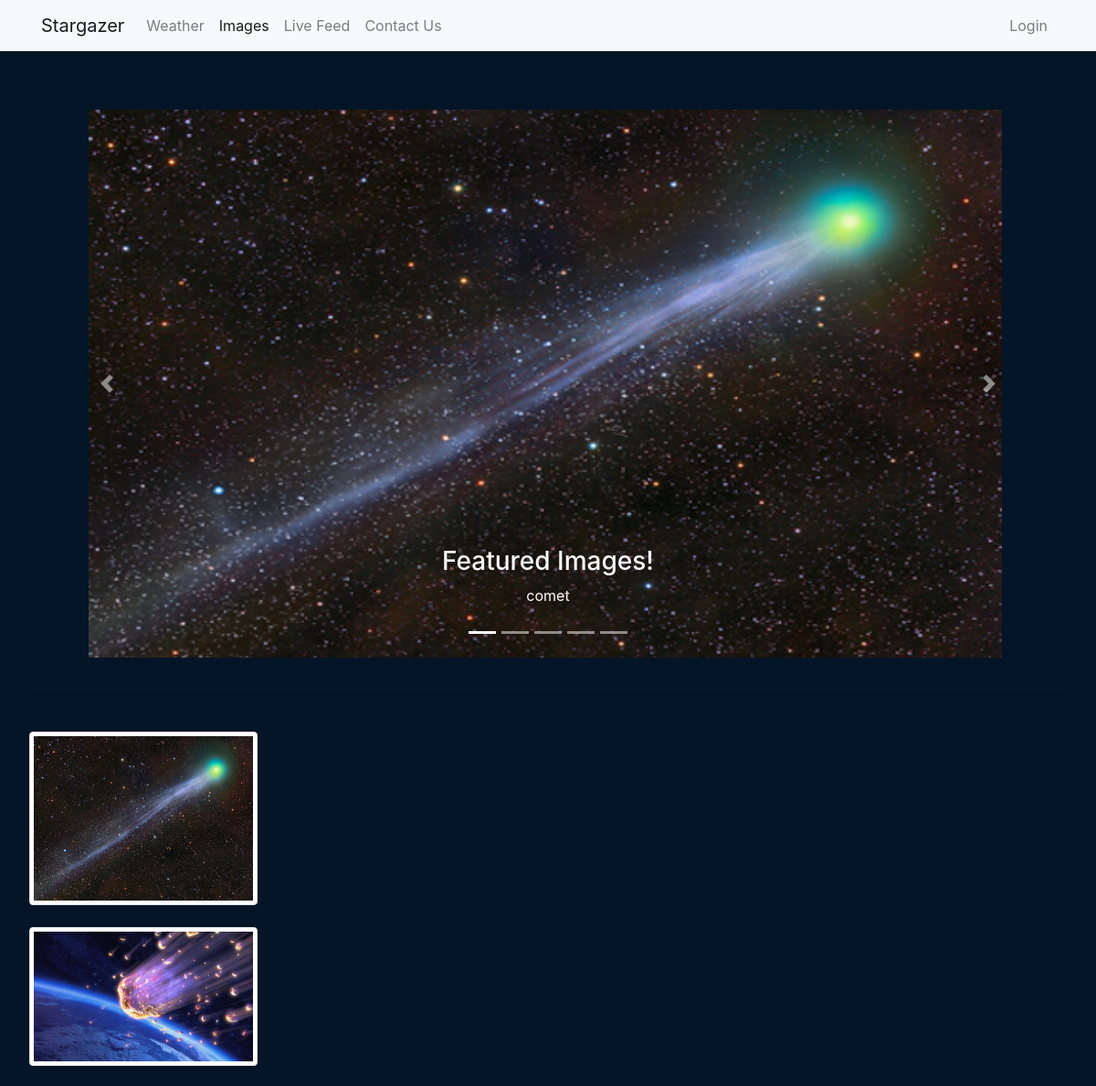
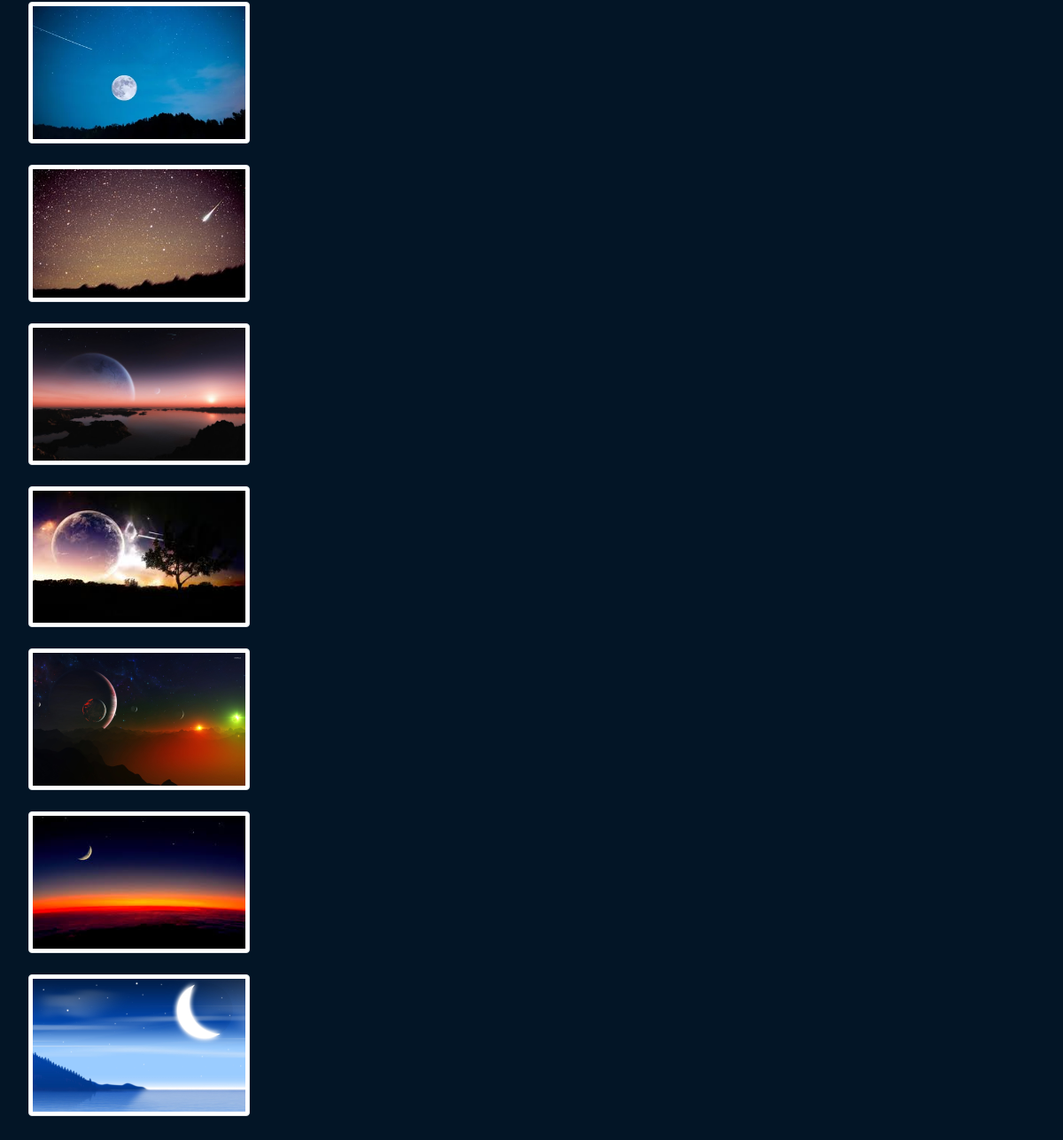
The page /images on the database its author committed (2 pictures, top to bottom).
### app/models.py (models this page shows, shortened)
class Image(db.Model):
    id = db.Column(db.Integer, primary_key=True)
    image_name = db.Column(db.String(64), unique=True)
    image_url = db.Column(db.String, unique=True)
    timestamp = db.Column(db.DateTime, default=datetime.utcnow)
    likes = db.relationship('UserImage', backref='image', lazy='dynamic')

### app/routes.py (the view)
@app.route("/images")
def images():
    imgs = Image.query.all()
    return render_template("Stargazer_image_database.html", title='Images', links=links, images=imgs)

### app/templates/Stargazer_image_database.html (shortened to what this page needs)
{% extends "parent_template.html" %}
{% block app_content %}
    <div id="demo" class="carousel slide" data-ride="carousel">
        <ul class="carousel-indicators">
            <li data-target="#demo" data-slide-to="0" class="active"></li>
            <li data-target="#demo" data-slide-to="1"></li>
            <li data-target="#demo" data-slide-to="2"></li>
            <li data-target="#demo" data-slide-to="3"></li>
            <li data-target="#demo" data-slide-to="4"></li>
        </ul>
        <div class="carousel-inner">
            <div class="container">
                {% for image in images %}
                    {% if loop.index == 1 %}
                        <div class="carousel-item active">
                            <img src="{{ url_for('static', filename=image.image_url) }}" alt="{{ loop.index }}"
                                 style="margin-left:50px; width:1000px; height:600px" class="img-fluid">
                            <div class="carousel-caption">
                                <h3>Featured Images!</h3>
                                <p>{{ image.image_name }}</p>
                            </div>
                        </div>
                    {% endif %}
                {% endfor %}
            </div>
        </div>
        <a class="carousel-control-prev" data-slide="prev" href="#demo">
            <span class="carousel-control-prev-icon"></span>
        </a>
        <a class="carousel-control-next" data-slide="next" href="#demo">
            <span class="carousel-control-next-icon"></span>
        </a>
    </div>
    <br>
    <hr>
    <br>
    {% for image in images %}
        <div class="clearfix">
            <img src="{{ url_for('static', filename=image.image_url) }}" alt="Responsive image"
                 class="img-thumbnail rounded float-left" style="max-width:250px; height:auto">
        </div>
        <br>
    {% endfor %}
{% endblock %}

### app/templates/parent_template.html (shortened to what this page needs)
{% extends 'base_template.html' %}
{% block navbar %}
    <nav class="navbar sticky-top navbar-expand-lg navbar-light bg-light">
        <div class="container">
            <a class="navbar-brand" href="{{ url_for('home') }}">Stargazer</a>
            <div class="collapse navbar-collapse" id="navbar-collapse-test">
                <div class="navbar-nav mr-auto">
                    {% for link in links %}
                        {% if link != 'login' and link != 'logout' and link != 'account' %}
                            {% if title == links[link] %}
                                <a class="nav-item nav-link active" href="{{ url_for(link) }}">{{ links[link] }}</a>
                            {% else %}
                                <a class="nav-item nav-link" href="{{ url_for(link) }}">{{ links[link] }}</a>
                            {% endif %}
                        {% endif %}
                    {% endfor %}
                </div>
                <div class="navbar-nav">
                    {% for link in links %}
                        {% if link == 'login' or link == 'logout' or link == 'account' %}
                            {% if title == links[link] %}
                                <a class="nav-item nav-link active" href="{{ url_for(link) }}">{{ links[link] }}<span
                                        class="sr-only">(current)</span></a>
                            {% elif (link == 'login' and current_user.is_anonymous) or ((link == 'logout' or link == 'account') and current_user.is_authenticated) %}
                                <a class="nav-item nav-link" href="{{ url_for(link) }}">{{ links[link] }}</a>
                            {% endif %}
                        {% endif %}
                    {% endfor %}
                </div>
            </div>
        </div>
    </nav>
{% endblock %}
{% block content %}
    <div class="jumbotron text-white" style="background-color: #031526">
        {% block app_content %} {% endblock %}
    </div>
{% endblock %}

### app/templates/base_template.html (shortened to what this page needs)
<!doctype html>
<html lang="en">
<head>
    <link rel="stylesheet" href="https://stackpath.bootstrapcdn.com/bootstrap/4.2.1/css/bootstrap.min.css"
>
</head>
<body style="background-color: #031526">
{% block navbar %}
{% endblock %}
{% block content %}
{% endblock %}
</body>
</html>

### rows shown on the page
Image: image_url (picture), image_name "comet"
Image: image_url (picture)
Image: image_url (picture)
Image: image_url (picture)
Image: image_url (picture)
Image: image_url (picture)
Image: image_url (picture)
Image: image_url (picture)
Image: image_url (picture)

### other values the page prints
{{ links[link] }} "Weather" "Live Feed" "Contact Us"
{{ links[link] }} "Images"
{{ links[link] }} "Login"
